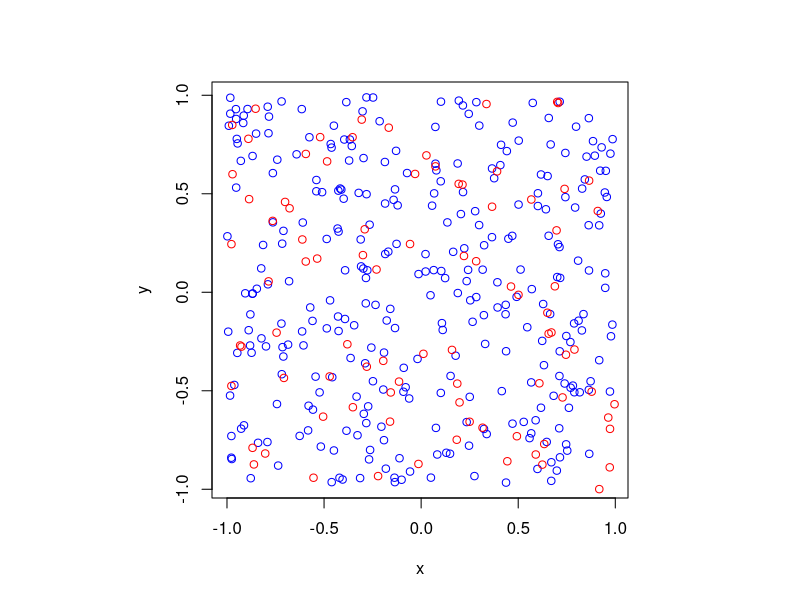

This chart was generated by the following R code:
#Simulate a Poisson point process on a rectangle
#Then thin the Poisson point process according to a (spatially *independent*) 
#p-thinning 
#Author: H. Paul Keeler, 2019.

#Simulation window parameters
xMin=-1;xMax=1;
yMin=-1;yMax=1;
xDelta=xMax-xMin;yDelta=yMax-yMin; #rectangle dimensions
areaTotal=xDelta*yDelta;

#Point process parameters
lambda=100; #intensity (ie mean density) of the Poisson process

#Thinning probability
p=0.25; 

#Simulate a Poisson point process
numbPoints=rpois(1,areaTotal*lambda);#Poisson number of points
xx=xDelta*runif(numbPoints)+xMin;#x coordinates of Poisson points
yy=xDelta*runif(numbPoints)+yMin;#y coordinates of Poisson points

#Generate Bernoulli variables (ie coin flips) for thinning
booleThinned=runif(numbPoints)<p; #points to be thinned
booleRetained=!booleThinned; #points to be retained

#x/y locations of thinned points
xxThinned=xx[booleThinned]; yyThinned=yy[booleThinned];
#x/y locations of retained points
xxRetained=xx[booleRetained]; yyRetained=yy[booleRetained];

#Plotting
par(pty="s")
plot(xxRetained,yyRetained,'p',xlab='x',ylab='y',col='blue'); #plot retained points
points(xxThinned,yyThinned,col='red'); #plot thinned points
